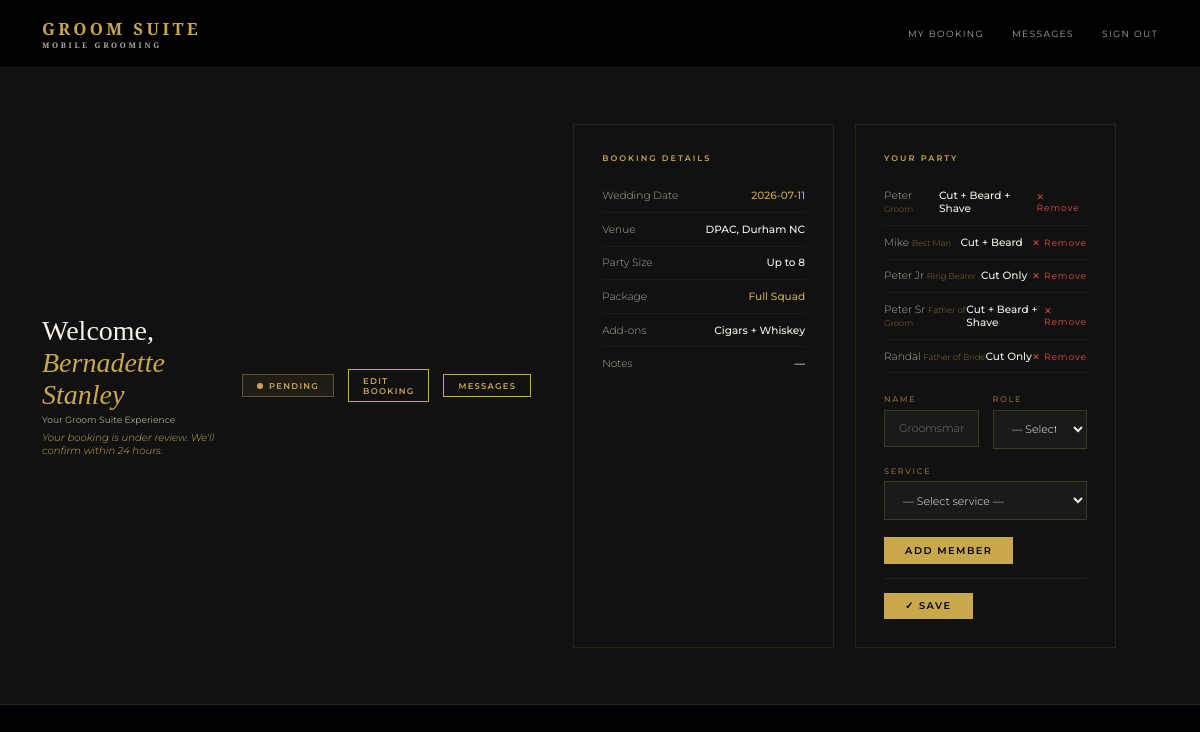
/portal (signed in), run on an earlier commit of the app's database.
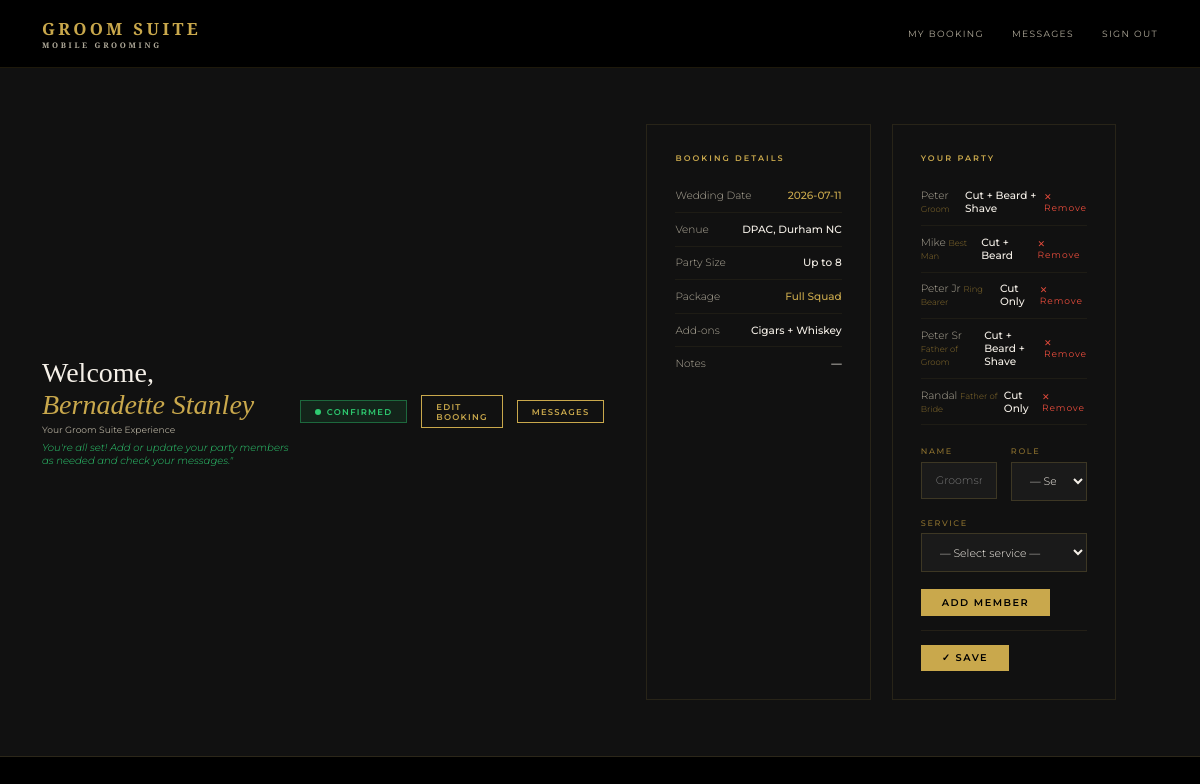
And on a later commit of the database.
### models.py (models this page shows)
class Booking(db.Model):
    id = db.Column(db.Integer, primary_key=True)
    wedding_date = db.Column(db.String(50), nullable=False)
    venue = db.Column(db.String(200), nullable=False)
    start_time = db.Column(db.String(20))
    party_size = db.Column(db.Integer, default=1)
    package = db.Column(db.String(100))
    addons = db.Column(db.String(200))
    notes = db.Column(db.Text)
    status = db.Column(db.String(20), default='pending')
    created_at = db.Column(db.DateTime, default=datetime.utcnow)
    user_id = db.Column(db.Integer, db.ForeignKey('user.id'), nullable=False)
    party_members = db.relationship('PartyMember', backref='booking', lazy=True)
    messages = db.relationship('Message', backref='booking_messages', lazy=True, foreign_keys='Message.booking_id')

### routes.py (the view)
    @app.route('/portal')
    @login_required
    def portal():
        if current_user.role == 'admin':
            return redirect(url_for('admin_dashboard'))
        booking = Booking.query.filter_by(user_id=current_user.id).first()
        return render_template('portal.html', booking=booking)

### auth.py (called while the page is built)
def register_routes(app, login_manager):
    @login_manager.user_loader
    def load_user(user_id):
        return db.session.get(User, int(user_id))
    @app.route('/login', methods=['GET', 'POST'])
    def login():
        if request.method == 'POST':
            email = request.form.get('email')
            password = request.form.get('password')
            user = User.query.filter_by(email=email).first()
            if user and check_password_hash(user.password, password):
                login_user(user)
                if user.role == 'admin':
                    return redirect(url_for('index'))
                return redirect(url_for('portal'))
            flash('Invalid email or password')
        return render_template('login.html')
    @app.route('/logout')
    @login_required
    def logout():
        logout_user()
        return redirect(url_for('index'))

### templates/portal.html (shortened to what the changed rows need)
{% extends 'base.html' %}
{% block content %}
<div class="portal-header">
  <div>
    <h1 class="portal-greeting">Welcome,<br><span>{{ current_user.name }}</span></h1>
    <p class="portal-meta">Your Groom Suite Experience</p>
    {% if booking.status == 'pending' %}
      <p class="portal-status-msg" style="color:var(--gold);">Your booking is under review. We'll confirm within 24 hours.</p>
      {% elif booking.status == 'confirmed' %}
      <p class="portal-status-msg" style="color:#2ecc71;">You're all set! Add or update your party members as needed and check your messages."</p>
      {% elif booking.status == 'rejected' %}
      <p class="portal-status-msg" style="color:#e74c3c;">Unfortunately we're unavailable for your date. Please contact us to reschedule.</p>
      {% endif %}
  </div>
  {% if booking %}
  <div style="display:flex;gap:1rem;align-items:center;">
    <div class="status-badge status-{{ booking.status }}">
      <span class="status-dot"></span>
      {{ booking.status|capitalize }}
    </div>
    <a href="{{ url_for('edit_booking') }}" class="btn-outline" style="padding:0.4rem 1rem;font-size:0.6rem;">Edit Booking</a>
    <a href="{{ url_for('portal_messages') }}" class="btn-outline" style="padding:0.4rem 1rem;font-size:0.6rem;">Messages</a>
  </div>
  {% endif %}
<div class="portal-body">
  {% if booking %}
  <div class="portal-card">
    <div class="portal-card-title">Booking Details</div>
    <div class="detail-row">
      <span class="detail-label">Wedding Date</span>
      <span class="detail-value gold">{{ booking.wedding_date }}</span>
    </div>
    <div class="detail-row">
      <span class="detail-label">Venue</span>
      <span class="detail-value">{{ booking.venue }}</span>
    </div>
    <div class="detail-row">
      <span class="detail-label">Party Size</span>
      <span class="detail-value">
        {% if booking.party_size == 1 %}Just the Groom
        {% elif booking.party_size == 4 %}Up to 4
        {% elif booking.party_size == 8 %}Up to 8
        {% elif booking.party_size == 12 %}Up to 12
        {% else %}{{ booking.party_size }}
        {% endif %}
      </span>
    </div>
    <div class="detail-row">
      <span class="detail-label">Package</span>
      <span class="detail-value gold">{{ booking.package or 'TBD' }}</span>
    </div>
    <div class="detail-row">
      <span class="detail-label">Add-ons</span>
      <span class="detail-value">{{ booking.addons or 'None' }}</span>
    </div>
    <div class="detail-row">
      <span class="detail-label">Notes</span>
      <span class="detail-value">{{ booking.notes or '—' }}</span>
    </div>
  </div>
  {% if booking.party_size > 1 %}
  <div class="portal-card">
    <div class="portal-card-title">Your Party</div>
    {% if booking.party_members %}
      {% for member in booking.party_members %}
      <div class="detail-row">
        <span class="detail-label">{{ member.name }} <span style="color:var(--gold-dim);font-size:0.6rem;">{{ member.role }}</span></span>
        <span class="detail-value">{{ member.service }}</span>
        <a href="{{ url_for('remove_member', id=member.id) }}" style="color:#e74c3c;font-size:0.65rem;text-decoration:none;letter-spacing:0.1em;">✕ Remove</a>
      </div>
      {% endfor %}
    {% else %}
      <p style="color:var(--white-dim);font-size:0.75rem;margin-bottom:1rem;">No party members added yet.</p>
    {% endif %}
    <form method="POST" action="{{ url_for('add_member') }}" style="margin-top:1.5rem;">
      <div class="form-row">
        <div class="form-field">
          <label>Name</label>
          <input type="text" name="member_name" placeholder="Groomsman name" required>
        </div>
        <div class="form-field">
          <label>Role</label>
          <select name="member_role" required>
            <option value="" disabled selected>— Select role —</option>
          </select>
        </div>
      </div>
      <div class="form-field">
        <label>Service</label>
        <select name="member_service" required>
          <option value="" disabled selected>— Select service —</option>
        </select>
      </div>
      <button type="submit" class="btn-gold" style="width:auto;padding:0.55rem 1.5rem;">Add Member</button>
    </form>
    {% if booking.party_members %}
    <div style="margin-top:1rem;padding-top:1rem;border-top:1px solid rgba(201,168,76,0.1);">
      <a href="{{ url_for('portal') }}" class="btn-gold" style="width:auto;padding:0.55rem 1.5rem;">✓ Save</a>
    </div>
    {% endif %}
  </div>
  {% endif %}
  {% else %}
  <div class="empty-state">
    <p>You don't have a booking yet.</p>
    <a href="{{ url_for('index') }}" class="btn-gold" style="margin-top:1.5rem;width:auto;padding:0.75rem 2rem;">Submit an Inquiry</a>
  </div>
  {% endif %}
</div>
{% endblock %}

What changed in the data, as far as the page shows it:
changed Booking "DPAC, Durham NC": status "PENDING" → "CONFIRMED"
Also different on the page:
text no longer shown: "Your booking is under review. We'll confirm within 24 hours."
text now shown: "You're all set! Add or update your party members as needed and check your messages.\""
